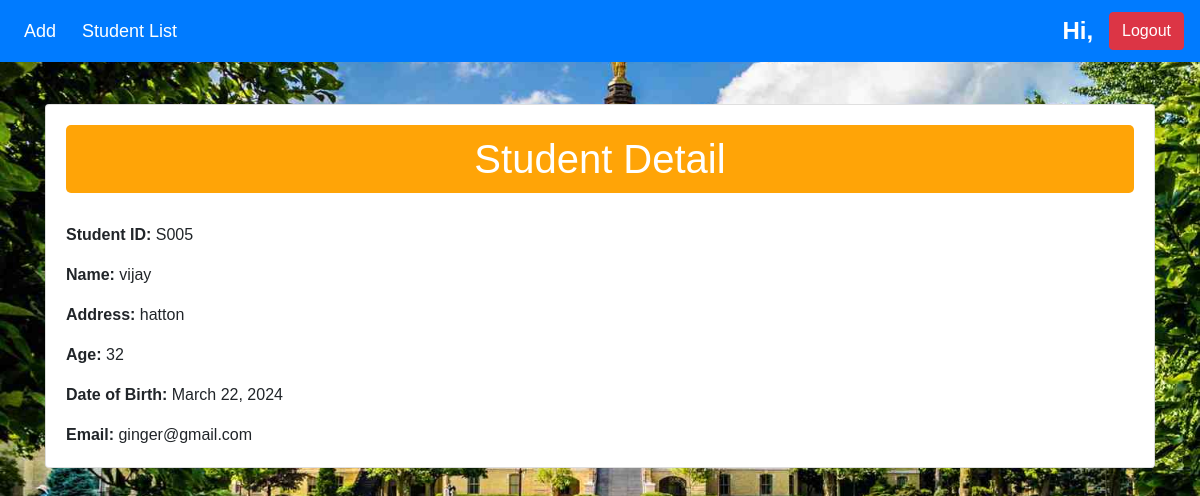
Page /8/ on the earlier database version.
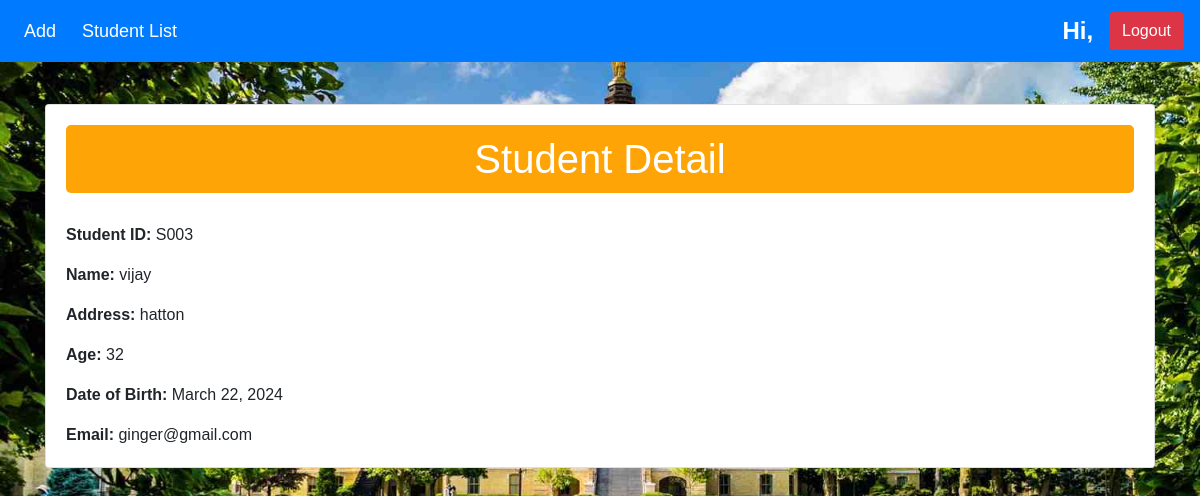
Same page on the later database version.
### students/models.py (models this page shows, shortened)
class Student(models.Model):
    student_id = models.CharField(max_length=4, unique=True, verbose_name='Student ID')
    name = models.CharField(max_length=100)
    address = models.TextField()
    age = models.IntegerField()
    date_of_birth = models.DateField()
    email = models.EmailField()
    class Meta:
        app_label = 'students'

### students/views.py (the view)
# urls.py: path('<int:pk>/', views.student_detail, name='student_detail'),
def student_detail(request, pk):
    student = get_object_or_404(Student, pk=pk)
    return render(request, 'students/student_detail.html', {'student': student})

### students/templates/students/student_detail.html (shortened to what this page needs)
{% load static %}
<!DOCTYPE html>
<html lang="en">
  <head>
    <link
      rel="stylesheet"
      href="https://stackpath.bootstrapcdn.com/bootstrap/4.5.2/css/bootstrap.min.css"
    />
    <link
      rel="stylesheet"
      type="text/css"
      href="{% static 'css/styles.css' %}"
    />
  </head>
  <body
    style="
      background-image: url('{% static 'bg1.jpg' %}');
      background-size: cover;
    "
  >
    {% include 'students/navbar.html' %}
    <div class="container mt-5">
      <div class="card">
        <div class="card-body">
          <h1 class="center-title display-5">Student Detail</h1>
          <p class="card-text">
            <strong>Student ID:</strong> {{ student.student_id }}
          </p>
          <p class="card-text"><strong>Name:</strong> {{ student.name }}</p>
          <p class="card-text">
            <strong>Address:</strong> {{ student.address }}
          </p>
          <p class="card-text"><strong>Age:</strong> {{ student.age }}</p>
          <p class="card-text">
            <strong>Date of Birth:</strong> {{ student.date_of_birth }}
          </p>
          <p class="card-text"><strong>Email:</strong> {{ student.email }}</p>
        </div>
      </div>
    </div>
  </body>
</html>

Differences in the rows shown:
changed Student "vijay": student_id "S005" → "S003"
